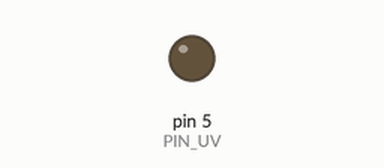
Recording of a sketch running on a simulated Arduino Uno, built with avr-gcc and run on an emulated ATmega328P. Shown: output pins drawn as LEDs (lit = HIGH).

Above: at 0.15 s.
Timing chart, 0 to 1.6 s (numbered marks = the images above):
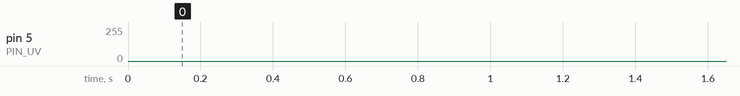

The sketch:

uv_test.ino
```cpp
//uses about 200mA at max
#define PIN_UV 5

void setup() {
  pinMode(PIN_UV, OUTPUT);
}

int brightness = 0;
int direction = 1;

void loop() {
  analogWrite(PIN_UV, brightness);
  delay(2);
  brightness += direction;
  if (brightness == 255 || brightness == 0) {
    direction *= -1;
  }
}
```
